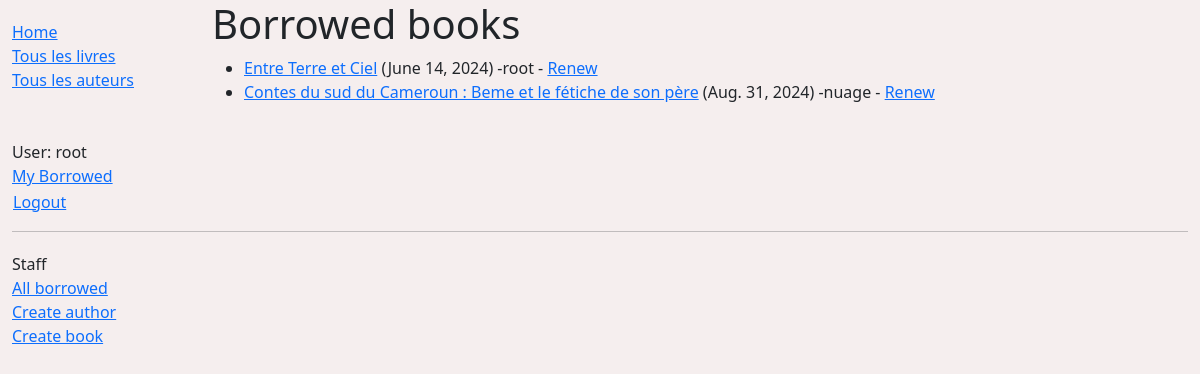
Before: /catalog/booksborrow/ (signed in) with the older database file.
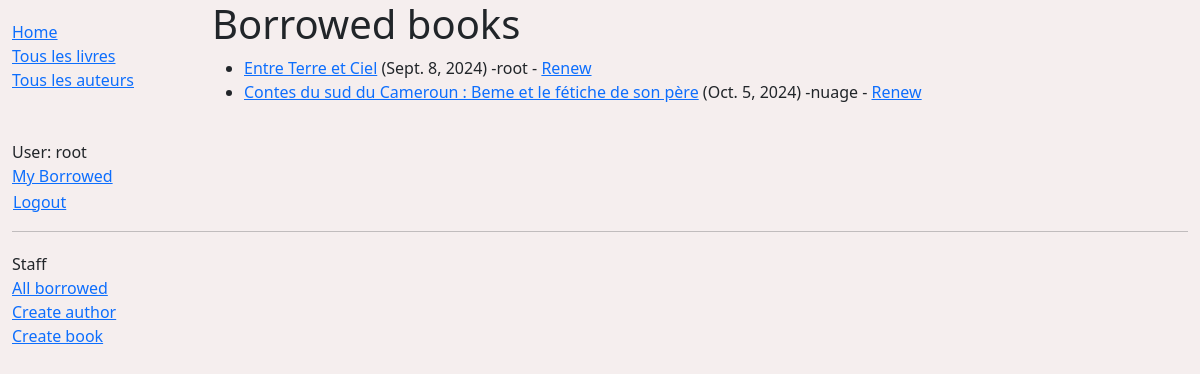
After: the same page with the newer database file.
### catalog/models.py (models this page shows, shortened)
class BookInstance (models.Model):
    id = models.UUIDField(primary_key=True,default=uuid.uuid4,help_text='Unique ID for this particular book across whole library')
    book = models.ForeignKey(Book,on_delete=models.SET_NULL,null=True)
    imprint = models.CharField(max_length=200)
    due_back = models.DateField(null=True,blank=True)
    borrower = models.ForeignKey(settings.AUTH_USER_MODEL,on_delete=models.SET_NULL,null=True,blank=True)
    LOAN_STATUS=(
        ('m','Maintenanc'),
        ('o','On loan'),
        ('a','Available'),
        ('r','Reserved'),
    )
    status = models.CharField(max_length=1,choices=LOAN_STATUS,blank=True,default='m',help_text='Book availability')
    class Meta:
        ordering =['due_back']
        permissions = (("can_mark_returned", "Set book as returned"),)

class Book(models.Model):
    title =models.CharField(max_length=200)
    author = models.ForeignKey('Author',on_delete=models.SET_NULL,null=True)
    summary = models.TextField(max_length=1000,help_text='Enter a brief description of the book')
    isbn = models.CharField('ISBN',max_length=13,help_text='13 Character <a href="https://www.isbn-international.org/content/what-isbn">ISBN number</a>')
    genre =models.ManyToManyField(Genre,help_text='Select a genre for this book')
    language =models.ForeignKey("Language",on_delete=models.SET_NULL,null=True)
    def display_genre(self):
        return ', '.join(genre.name for genre in self.genre.all()[:3])
    display_genre.short_description ='Genre'

### catalog/views.py (the view)
# urls.py: path('booksborrow/',views.LoanedBooksByLibriansListView.as_view(),name='all-borrowed'),
class LoanedBooksByLibriansListView(LoginRequiredMixin,PermissionRequiredMixin,generic.ListView):
    login_url ="login/"
    redirect_field_name = 'redirect_to'
    permission_required = "catalog.can_mark_returned"
    model= BookInstance
    paginate_by=5
    template_name = 'catalog/bookinstance_list_borrower_librians.html'
    def get_queryset(self):
        books = BookInstance.objects.filter(borrower__isnull=False)
        return books

### catalog/templates/catalog/bookinstance_list_borrower_librians.html
{% extends "generic_base.html" %}
{% block content %}
    <h1>Borrowed books</h1>
    {% if bookinstance_list %}
    <ul>
      {% for bookinst in bookinstance_list %}
      <li class="{% if bookinst.is_overdue %}text-danger{% endif %}">
        <a href="{% url 'book-detail' bookinst.book.pk %}">{{ bookinst.book.title }}</a>
        ({{ bookinst.due_back}})  {% if user.is_staff %} -{{bookinst.borrower}} {% endif %}
        {% if perms.catalog.can_mark_returned %}- <a href="{% url 'renew-book-librarian' bookinst.id %}">Renew</a>{% endif %}
      </li>
      {% endfor %}
    </ul>
    {% else %}
      <p>There are no books borrowed.</p>
    {% endif %}
{% endblock %}

### catalog/templates/generic_base.html (shortened to what this page needs)
<!DOCTYPE html>
<html lang="en">
    <head>
        <link href="https://cdn.jsdelivr.net/npm/bootstrap@5.3.3/dist/css/bootstrap.min.css"
        rel="stylesheet"
>
        {% load static %}
        <link rel="stylesheet" href="{% static 'css/styles.css' %}"/>
    </head>
<body>
    <div class="container-fluid">
        <div class="row">
            <div class="col-sm-2">
                {% block sidebar %}
                <ul class="sidebar-nav">
                    <li><a href="{% url 'index' %}">Home</a></li>
                    <li><a href="{% url 'books' %}">Tous les livres</a></li>
                    <li><a href="{% url 'authors' %}">Tous les auteurs</a></li>
                </ul>
                {% endblock %}
            </div>
            <div class="col-sm-10">{% block content %} {% endblock %}</div>
        </div>
        <ul class="sidebar-nav">
            {% if user.is_authenticated %}
                <li>User: {{ user.get_username }}</li>
                <li><a href="{% url 'borrowed' %}">My Borrowed</a></li>
            <li>
              <form id="logout-form" method="post" action="{% url 'logout' %}">
                <button type="submit" class="btn btn-link">Logout</button>
              </form>
            </li>
            {% else %}
                <li><a href="{% url 'login' %}? next={{ request.path }}">Login</a></li>
            {% endif %}
        </ul>
        {% if user.is_staff %}
            <hr>
            <ul class="sidebar-nav">
                <li>Staff</li>
                <li><a href="{% url 'all-borrowed' %}">All borrowed</a></li>
                {% if perms.catalog.add_author %}
                <li><a href="{% url 'author-create' %}">Create author</a></li>
                <li><a href="{% url 'book-create' %}">Create book</a></li>
                {% endif %}
            </ul>
            {% endif %}
    </div>
</body>
</html>

### catalog/static/css/styles.css (style rules this page uses)
body { background-color: rgb(245, 238, 238); }
.sidebar-nav { margin-top: 20px; padding: 0; list-style: none; }
#logout-form { display: inline; }
#logout-form button { padding: 0; margin: 0; }

Changed rows visible on the page:
changed BookInstance "Entre Terre et Ciel": due_back "June 14, 2024" → "Sept. 8, 2024"
changed BookInstance "Contes du sud du Cameroun : Beme et le fétiche de son père": due_back "Aug. 31, 2024" → "Oct. 5, 2024"
